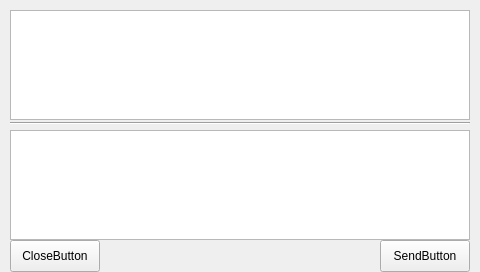
<?xml version="1.0" encoding="UTF-8"?>
<ui version="4.0">
 <class>SerialForm</class>
 <widget class="QWidget" name="SerialForm">
  <property name="geometry">
   <rect>
    <x>0</x>
    <y>0</y>
    <width>480</width>
    <height>272</height>
   </rect>
  </property>
  <property name="windowTitle">
   <string>Form</string>
  </property>
  <widget class="QTextBrowser" name="DisplayWindow">
   <property name="geometry">
    <rect>
     <x>10</x>
     <y>10</y>
     <width>460</width>
     <height>110</height>
    </rect>
   </property>
  </widget>
  <widget class="QPushButton" name="SendButton">
   <property name="geometry">
    <rect>
     <x>380</x>
     <y>240</y>
     <width>90</width>
     <height>32</height>
    </rect>
   </property>
   <property name="text">
    <string>SendButton</string>
   </property>
  </widget>
  <widget class="Line" name="line">
   <property name="geometry">
    <rect>
     <x>10</x>
     <y>115</y>
     <width>460</width>
     <height>16</height>
    </rect>
   </property>
   <property name="orientation">
    <enum>Qt::Horizontal</enum>
   </property>
  </widget>
  <widget class="QTextEdit" name="SendWindow">
   <property name="geometry">
    <rect>
     <x>10</x>
     <y>130</y>
     <width>460</width>
     <height>110</height>
    </rect>
   </property>
  </widget>
  <widget class="QPushButton" name="CloseButton">
   <property name="geometry">
    <rect>
     <x>10</x>
     <y>240</y>
     <width>90</width>
     <height>32</height>
    </rect>
   </property>
   <property name="text">
    <string>CloseButton</string>
   </property>
  </widget>
 </widget>
 <resources/>
 <connections/>
</ui>
